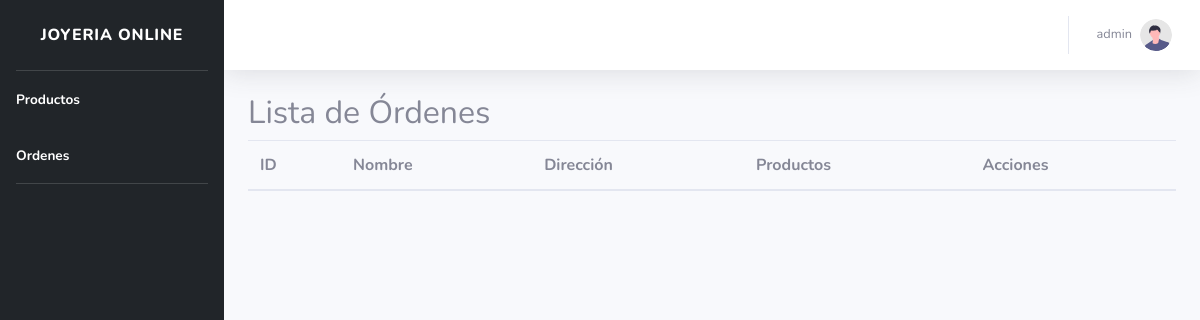
The page /pages/admin/Ordenes.php (signed in) on the database as committed earlier.
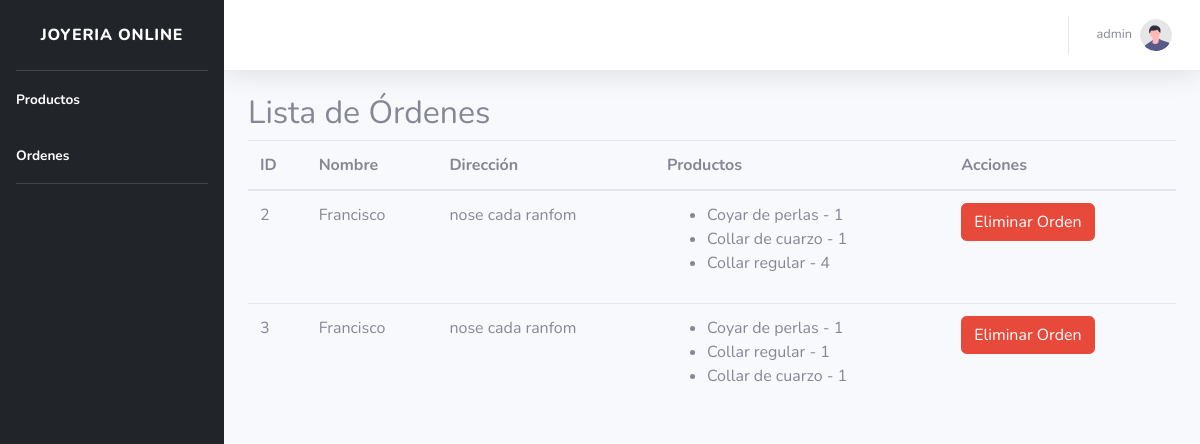
The same page on the database as committed later.
### tables this page shows
CREATE TABLE `pedidos` (
  `id` int NOT NULL AUTO_INCREMENT,
  `nombre` varchar(100) NOT NULL,
  `direccion` varchar(255) NOT NULL,
  `productos` json NOT NULL,
  `id_usuario` int NOT NULL,
  PRIMARY KEY (`id`),
  KEY `id_usuario` (`id_usuario`),
  CONSTRAINT `fk_usuario` FOREIGN KEY (`id_usuario`) REFERENCES `usuarios` (`id`) ON DELETE CASCADE ON UPDATE CASCADE
);

CREATE TABLE `productos` (
  `id` int NOT NULL AUTO_INCREMENT,
  `nombre` varchar(100) NOT NULL,
  `descripcion` text NOT NULL,
  `precio` decimal(10,2) NOT NULL,
  `material` varchar(50) NOT NULL,
  `imagen` varchar(255) NOT NULL,
  PRIMARY KEY (`id`)
);

### controllers/config/conexion.php (called while the page is built, shortened)
<?php
class conection
{
    private $server = "localhost";
    private $user = "root";
    private $password = "root";
    private $db_name = "joyeria";
    public $conection;
    public function __construct()
    {
        try {
            $this->conection = new PDO("mysql:host=$this->server; dbname=$this->db_name; charset=utf8mb4", $this->user, $this->password);
            $this->conection->setAttribute(PDO::ATTR_ERRMODE, PDO::ERRMODE_EXCEPTION);
        } catch (PDOException $e) {
            throw $e;
        }
    }
    public function consultar($sql)
    {
        $sentencia = $this->conection->prepare($sql);
        $sentencia->execute();
        return $sentencia->fetchAll();
    }
}
$conn = new conection();

### pages/admin/Ordenes.php (the view, shortened to what this page needs)
<?php
include_once('../../controllers/config/conexion.php');
$sql = "SELECT * FROM pedidos";
$orders = $conn->consultar($sql);
?>
<!DOCTYPE html>
<html lang="en">
<head>
    <link href="vendor/fontawesome-free/css/all.min.css" rel="stylesheet" type="text/css" />
    <link href="css/sb-admin-2.min.css" rel="stylesheet" />
</head>
<body>
    <div id="wrapper">
        <ul style="background-color: #212529" class="navbar-nav sidebar sidebar-dark accordion" id="accordionSidebar">
            <a class="sidebar-brand d-flex align-items-center justify-content-center" href="#">
                <div class="sidebar-brand-text mx-3">Joyeria Online</div>
            </a>
            <hr class="sidebar-divider my-0" />
            <li class="nav-item active">
                <a class="nav-link" href="index.php">
                    <span>Productos</span></a>
            </li>
            <li class="nav-item active">
                <a class="nav-link" href="ordenes.php">
                    <span>Ordenes</span></a>
            </li>
            <hr class="sidebar-divider my-0" />
        </ul>
        <div id="content-wrapper" class="d-flex flex-column">
            <div id="content">
                <nav class="navbar navbar-expand navbar-light bg-white topbar mb-4 static-top shadow">
                    <ul class="navbar-nav ml-auto">
                        <li class="nav-item dropdown no-arrow">
                            <a class="nav-link dropdown-toggle" href="#" id="userDropdown" role="button"
                                data-toggle="dropdown" aria-haspopup="true" aria-expanded="false">
                                <span class="mr-2 d-none d-lg-inline text-gray-600 small">
                                    <?php echo $_SESSION['name'] ?>
                                </span>
                                <img class="img-profile rounded-circle" src="img/undraw_profile.svg" />
                            </a>
                        </li>
                    </ul>
                </nav>
                <div class="container">
                    <h2>Lista de Órdenes</h2>
                    <table class="table">
                        <thead>
                            <tr>
                                <th>ID</th>
                                <th>Nombre</th>
                                <th>Dirección</th>
                                <th>Productos</th>
                                <th>Acciones</th>
                            </tr>
                        </thead>
                        <tbody>
                            <?php
                            foreach ($orders as $order) {
                                $productos = json_decode($order["productos"]);
                                echo '<tr>';
                                echo '<td>' . $order['id'] . '</td>';
                                echo '<td>' . $order['nombre'] . '</td>';
                                echo '<td>' . $order['direccion'] . '</td>';
                                echo '<td><ul>';
                                foreach ($productos as $item) {
                                    $dato = $conn->consultar("SELECT nombre FROM productos WHERE id = $item->id")[0];
                                    echo "<li>" . $dato['nombre'] . " - " . $item->cantidad . "</li>";
                                }
                                echo '</ul></td>';
                                echo '<td><button class="btn btn-danger" onclick="deleteOrder(' . $order['id'] . ')">Eliminar Orden</button></td>';
                                echo '</tr>';
                            }
                            ?>
                        </tbody>
                    </table>
                </div>
            </div>
        </div>
</body>
</html>

Rows that differ between the two databases and show on the page:
added pedidos: id "2", nombre "Francisco", direccion "nose cada ranfom"
now on this page (row unchanged): productos: nombre "Coyar de perlas", cantidad "1"
now on this page (row unchanged): productos: nombre "Collar de cuarzo", cantidad "1"
now on this page (row unchanged): productos: nombre "Collar regular", cantidad "4", cantidad "1"
added pedidos: id "3", nombre "Francisco", direccion "nose cada ranfom"
